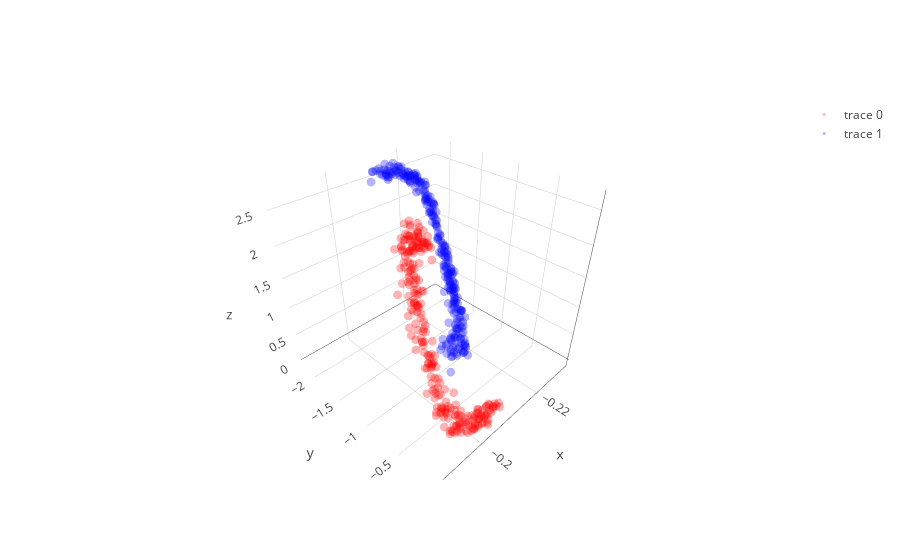

Notebook code cell kept with this figure:
### Code cell
# with all scale
expand_dim = 3
w1 = np.random.randn(2,expand_dim)
w2 = np.random.randn(expand_dim,1)
a  = np.ones(expand_dim); b = np.ones(expand_dim); c = np.zeros(expand_dim)

w1 = _sym_decorrelation(w1)
w2 = w2/(np.sqrt(np.sum(w2**2)))

temp_X = np.copy(X)
mini_batch_size = 10
for iter in range(2000):
    cum_loss = 0; temp_X   = shuffle(temp_X)
    
    for mini_batch in range(0,len(X),mini_batch_size):
        current_batch = temp_X[mini_batch:mini_batch+mini_batch_size]
        
        layer1 = current_batch @ w1
        layer1 = layer1  + (1/(iter+1))*np.random.randn(mini_batch_size,expand_dim)
        layer1a= a*g(b*layer1)+c
        layer1a= layer1a + (1/(iter+1))*np.random.randn(mini_batch_size,expand_dim)
        layer2 = layer1a       @ w2
        loss   = (w2.T @ layer1a.T @ layer1a @ w2).mean() + (w1.T @ current_batch.T @ current_batch @ w1).mean()
        
        grad2 = -layer1a.T @ layer1a @ w2 
        grad1a= -layer1a@w2@w2.T
        grada = grad1a*g(b*layer1)
        gradb = grad1a*a*g_grad(b*layer1)*layer1
        gradc = grad1a
        grad1 = current_batch.T @(grad1a*a*g_grad(b*layer1)*b) + (w1 + current_batch.T @ current_batch @ w1)

        w2 = w2 - 0.000000001  * grad2+ (1/(iter+1))*np.random.randn(expand_dim,1)
        a = a -   0.0000009    * grada.mean(0)+ (1/(iter+1))*np.random.randn(expand_dim)
        b = b -   0.0000009    * gradb.mean(0)+ (1/(iter+1))*np.random.randn(expand_dim)
        c = c -   0.00000009   * gradc.mean(0) + (1/(iter+1))*np.random.randn(expand_dim)
        w1 = w1 - 0.000000001  * grad1+ (1/(iter+1))*np.random.randn(2,expand_dim)
        
        w1 = _sym_decorrelation(w1)
        w2 = w2/(np.sqrt(np.sum(w2**2)))
        a  = (a-a.mean())/a.std()
        b  = (b-b.mean())/b.std()
        c  = (c-c.mean())/c.std()
        cum_loss      = cum_loss + loss.mean()
        
    if iter%500==0:print('Iter : ',iter," Loss: ",cum_loss)

# projection
projected_mine = (a*g(b*(X @ w1))+c) @ w2

plt.figure(figsize=(20,5))
plt.subplot(1, 3, 1)
plt.scatter(X[y==0, 0], X[y==0, 1], color='red', alpha=0.5)
plt.scatter(X[y==1, 0], X[y==1, 1], color='blue', alpha=0.5)
plt.quiver(X.mean(0)[0], X.mean(0)[1], evector[0,0],evector[0,1], color=['b'], scale=2.5)
plt.quiver(X.mean(0)[0], X.mean(0)[1], evector[1,0],evector[1,1], color=['g'], scale=2.5)

plt.subplot(1, 3, 2,projection='3d')
one_layer_project = (a*g(b*(X @ w1))+c)
plt.scatter(one_layer_project[:,0],one_layer_project[:,1],one_layer_project[:,2], color='red')

plt.subplot(1, 3, 3)
plt.scatter(projected_mine[y==0], np.zeros((len(projected_mine)//2)),  color='red', alpha=0.05)
plt.scatter(projected_mine[y==1], np.zeros((len(projected_mine)//2)), color='blue', alpha=0.05)
plt.show()

trace1 = go.Scatter3d(
    x=one_layer_project[y==0,0],
    y=one_layer_project[y==0,1],
    z=one_layer_project[y==0,2],
    mode='markers',
    line=dict(color='red',width=0.5),
    marker=dict(size=3,opacity=0.3)
)
trace2 = go.Scatter3d(
    x=one_layer_project[y==1,0],
    y=one_layer_project[y==1,1],
    z=one_layer_project[y==1,2],
    mode='markers',
    line=dict(color='blue',width=0.5),
    marker=dict(size=3,opacity=0.3)
)
data = [trace1,trace2]
fig  = go.Figure(data=data)
iplot(fig)

### Figure 1 — Plotly figure (JSON) as saved in the notebook; plotly's stock layout.template omitted (floating-point values rounded to 4 significant figures; data arrays with more than 128 entries replaced by an {"elided": "..."} marker saying what was removed)
{"data": [{"line": {"color": "red", "width": 0.5}, "marker": {"opacity": 0.3, "size": 3}, "mode": "markers", "type": "scatter3d", "uid": "5eedcfe6-d56b-4491-80dc-adddddcdb875", "x": {"elided": "250 float values"}, "y": {"elided": "250 float values"}, "z": {"elided": "250 float values"}}, {"line": {"color": "blue", "width": 0.5}, "marker": {"opacity": 0.3, "size": 3}, "mode": "markers", "type": "scatter3d", "uid": "f831fb83-fa27-4a65-8746-8f5ad7275ad5", "x": {"elided": "250 float values"}, "y": {"elided": "250 float values"}, "z": {"elided": "250 float values"}}], "layout": {}}
